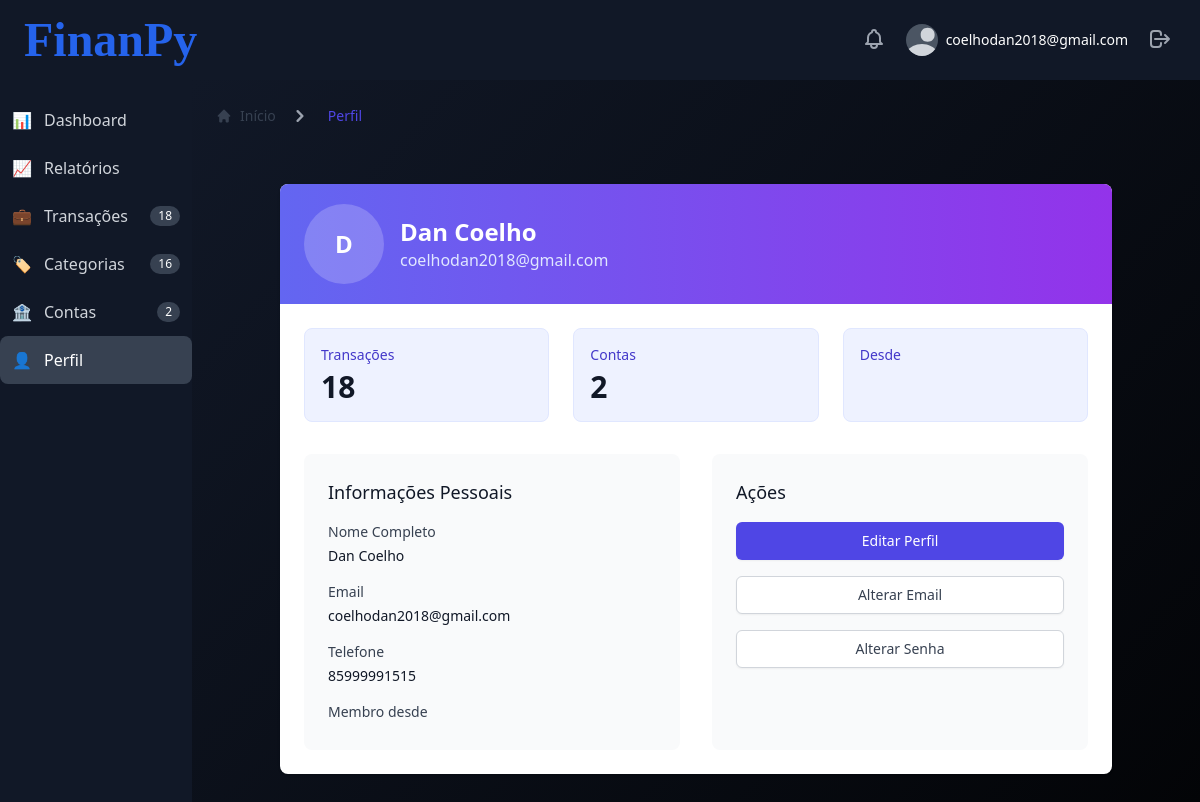
/profiles/ (signed in), run on the app's committed database.
### users/models.py (models this page shows, shortened)
class CustomUser(AbstractBaseUser, PermissionsMixin):
    email = models.EmailField(unique=True)
    is_active = models.BooleanField(default=True)
    is_staff = models.BooleanField(default=False)
    is_superuser = models.BooleanField(default=False)
    created_at = models.DateTimeField(auto_now_add=True)
    updated_at = models.DateTimeField(auto_now=True)
    objects = CustomUserManager()
    USERNAME_FIELD = 'email'
    REQUIRED_FIELDS = []

### profiles/models.py (models this page shows, shortened)
class Profile(models.Model):
    user = models.OneToOneField(User, on_delete=models.CASCADE, related_name='profile')
    first_name = models.CharField(max_length=100, blank=True)
    last_name = models.CharField(max_length=100, blank=True)
    phone = models.CharField(max_length=20, blank=True)
    created_at = models.DateTimeField(auto_now_add=True)
    updated_at = models.DateTimeField(auto_now=True)
    class Meta:
        verbose_name = 'Profile'
        verbose_name_plural = 'Profiles'

### profiles/views.py (the view)
# urls.py: path('', views.profile_detail, name='detail'),  # View profile
@login_required
def profile_detail(request):
    profile, created = Profile.objects.select_related('user').get_or_create(user=request.user)
    from accounts.models import Account
    from transactions.models import Transaction
    total_transactions = Transaction.objects.filter(account__user=request.user).count()
    total_accounts = Account.objects.filter(user=request.user).count()
    context = {
        'profile': profile,
        'total_transactions': total_transactions,
        'total_accounts': total_accounts,
        'breadcrumb_items': [
            {'title': 'Perfil', 'active': True}
        ]
    }
    return render(request, 'profiles/profile_detail.html', context)

### profiles/templates/profiles/profile_detail.html (shortened to what this page needs)
{% extends 'base_dashboard.html' %}
{% load humanize %}
{% block dashboard_content %}
<div class="max-w-4xl mx-auto px-4 sm:px-6 lg:px-8 py-8">
  <div class="bg-white shadow overflow-hidden sm:rounded-lg">
    <div class="px-4 py-5 sm:px-6 bg-gradient-to-r from-indigo-500 to-purple-600 text-white">
      <div class="flex items-center">
        <div class="flex-shrink-0 h-20 w-20 rounded-full bg-white bg-opacity-20 flex items-center justify-center">
          <span class="text-2xl font-bold">{{ profile.first_name|first|upper|default:profile.user.email|first|upper }}</span>
        </div>
        <div class="ml-4">
          <h3 class="text-2xl font-bold">
            {% if profile.first_name %}{{ profile.first_name }} {% endif %}{{ profile.last_name|default:'' }}
          </h3>
          <p class="text-indigo-100">{{ profile.user.email }}</p>
        </div>
      </div>
    </div>
    <div class="px-4 py-5 sm:p-6">
      <div class="grid grid-cols-1 md:grid-cols-3 gap-6 mb-8">
        <div class="bg-indigo-50 p-4 rounded-lg border border-indigo-100">
          <div class="text-sm font-medium text-indigo-700">Transações</div>
          <div class="mt-1 text-3xl font-bold text-gray-900">{{ total_transactions|intcomma }}</div>
        </div>
        <div class="bg-indigo-50 p-4 rounded-lg border border-indigo-100">
          <div class="text-sm font-medium text-indigo-700">Contas</div>
          <div class="mt-1 text-3xl font-bold text-gray-900">{{ total_accounts|intcomma }}</div>
        </div>
        <div class="bg-indigo-50 p-4 rounded-lg border border-indigo-100">
          <div class="text-sm font-medium text-indigo-700">Desde</div>
        </div>
      </div>
      <div class="grid grid-cols-1 md:grid-cols-2 gap-8">
        <div class="bg-gray-50 p-6 rounded-lg">
          <h4 class="text-lg font-medium text-gray-900 mb-4">Informações Pessoais</h4>
          <div class="space-y-4">
            <div>
              <label class="block text-sm font-medium text-gray-700">Nome Completo</label>
              <div class="mt-1 text-sm text-gray-900">
                {% if profile.first_name or profile.last_name %}
                  {{ profile.first_name }} {{ profile.last_name }}
                {% else %}
                  <span class="text-gray-500">Não informado</span>
                {% endif %}
              </div>
            </div>
            <div>
              <label class="block text-sm font-medium text-gray-700">Email</label>
              <div class="mt-1 text-sm text-gray-900">{{ profile.user.email }}</div>
            </div>
            <div>
              <label class="block text-sm font-medium text-gray-700">Telefone</label>
              <div class="mt-1 text-sm text-gray-900">
                {% if profile.phone %}
                  {{ profile.phone }}
                {% else %}
                  <span class="text-gray-500">Não informado</span>
                {% endif %}
              </div>
            </div>
            <div>
              <label class="block text-sm font-medium text-gray-700">Membro desde</label>
            </div>
          </div>
        </div>
        <div class="bg-gray-50 p-6 rounded-lg">
          <h4 class="text-lg font-medium text-gray-900 mb-4">Ações</h4>
          <div class="space-y-4">
            <a href="{% url 'profiles:edit' %}" class="block w-full text-center px-4 py-2 border border-transparent text-sm font-medium rounded-md shadow-sm text-white bg-indigo-600 hover:bg-indigo-700 focus:outline-none focus:ring-2 focus:ring-offset-2 focus:ring-indigo-500">
              Editar Perfil
            </a>
            <a href="{% url 'users:change_email' %}" class="block w-full text-center px-4 py-2 border border-gray-300 text-sm font-medium rounded-md shadow-sm text-gray-700 bg-white hover:bg-gray-50 focus:outline-none focus:ring-2 focus:ring-offset-2 focus:ring-indigo-500">
              Alterar Email
            </a>
            <a href="{% url 'users:change_password' %}" class="block w-full text-center px-4 py-2 border border-gray-300 text-sm font-medium rounded-md shadow-sm text-gray-700 bg-white hover:bg-gray-50 focus:outline-none focus:ring-2 focus:ring-offset-2 focus:ring-indigo-500">
              Alterar Senha
            </a>
          </div>
        </div>
      </div>
    </div>
  </div>
</div>
{% endblock %}

### templates/components/topbar.html (shortened to what this page needs)
<div class="flex items-center justify-between px-6 py-4">
    <div class="flex items-center">
        <a href="/" class="text-5xl font-['Archivo_Black'] font-bold text-blue-600 mr-4">FinanPy</a>
    </div>
    <div class="flex items-center space-x-4">
        <div class="relative">
            <button id="notifications-button" class="p-1 rounded-full text-gray-400 hover:text-white focus:outline-none">
            </button>
        </div>
        <div class="relative">
            <button id="user-menu-button" class="flex items-center max-w-xs text-sm rounded-full focus:outline-none">
                <span class="inline-block h-8 w-8 rounded-full overflow-hidden bg-gray-600">
                </span>
                <span class="ml-2 text-sm font-medium text-white hidden md:block">{{ user.email }}</span>
            </button>
        </div>
        <div class="relative">
            <form id="logout-form" action="{% url 'users:logout' %}" method="post" class="inline">
                <button type="submit" class="text-gray-400 hover:text-white p-1 rounded-full focus:outline-none">
                    <svg class="w-6 h-6" fill="none" stroke="currentColor" viewBox="0 0 24 24" xmlns="http://www.w3.org/2000/svg">
                        <path stroke-linecap="round" stroke-linejoin="round" stroke-width="2" d="M17 16l4-4m0 0l-4-4m4 4H7m6 4v1a3 3 0 01-3 3H6a3 3 0 01-3-3V7a3 3 0 013-3h4a3 3 0 013 3v1"></path>
                    </svg>
                </button>
            </form>
        </div>
    </div>
</div>

### data on the page
CustomUser: email "coelhodan2018@gmail.com"
Profile: first_name|first "D", first_name "Dan", last_name "Coelho", user.email "coelhodan2018@gmail.com", phone "85999991515"

### other printed values
{{ total_transactions }} "18"
{{ total_categories }} "16"
{{ total_accounts }} "2"
{{ item.title }} "Perfil"
{{ total_transactions|intcomma }} "18"
{{ total_accounts|intcomma }} "2"
